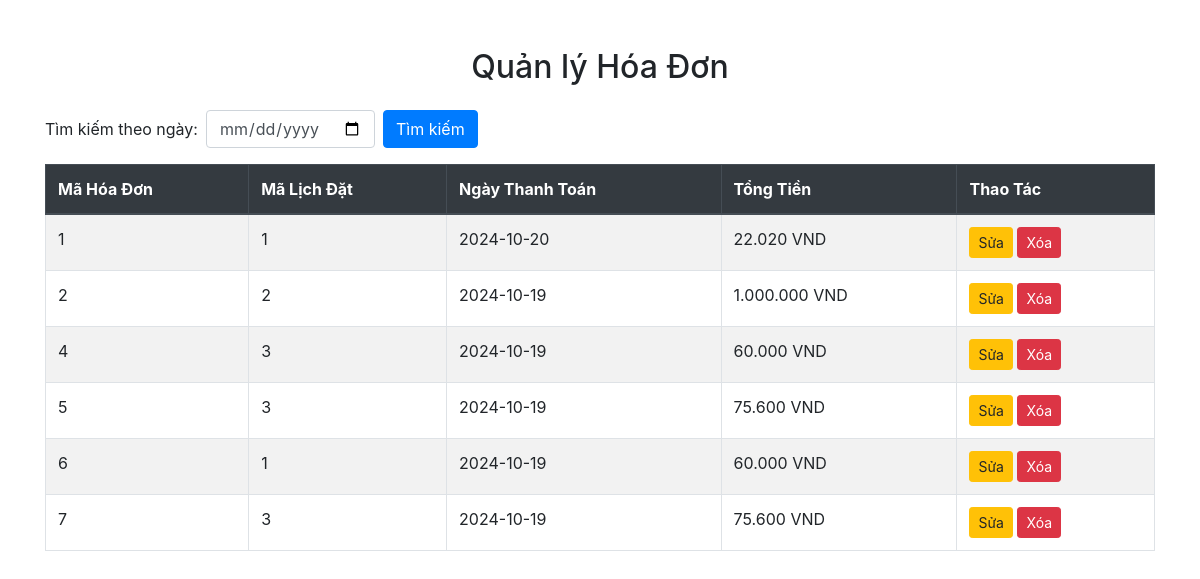
Screenshot of /Controller/HoaDon/manage_hoadon.php with the database file from the repository.
### tables this page shows
CREATE TABLE `hoadon` (
  `maHoaDon` int(11) NOT NULL,
  `maLichDat` int(11) DEFAULT NULL,
  `ngayThanhToan` date NOT NULL,
  `tongTien` decimal(10,2) NOT NULL
);

### Controller/HoaDon/manage_hoadon.php (the view, shortened to what this page needs)
<?php
include '../../Connect/connect.php';
$sql = "SELECT * FROM hoadon";
$result = $conn->query($sql);
?>
<!DOCTYPE html>
<html lang="vi">
<head>
    <link rel="stylesheet" href="https://stackpath.bootstrapcdn.com/bootstrap/4.5.2/css/bootstrap.min.css">
    <link rel="stylesheet" href="../../View/Home_Admin/admin.css">
</head>
<body>
    <div class="container mt-5">
        <h2 class="text-center mb-4">Quản lý Hóa Đơn</h2>
        <form action="find_hoadon.php" method="GET" class="form-inline mb-3">
            <div class="form-group mr-2">
                <label for="ngayThanhToan" class="mr-2">Tìm kiếm theo ngày:</label>
                <input type="date" name="ngayThanhToan" id="ngayThanhToan" class="form-control" required>
            </div>
            <button type="submit" class="btn btn-primary">Tìm kiếm</button>
        </form>
        <table class="table table-striped table-bordered">
            <thead class="thead-dark">
                <tr>
                    <th>Mã Hóa Đơn</th>
                    <th>Mã Lịch Đặt</th>
                    <th>Ngày Thanh Toán</th>
                    <th>Tổng Tiền</th>
                    <th>Thao Tác</th>
                </tr>
            </thead>
            <tbody>
                <?php
                if ($result->num_rows > 0) {
                    while ($row = $result->fetch_assoc()) {
                        echo "<tr>";
                        echo "<td>" . htmlspecialchars($row['maHoaDon']) . "</td>";
                        echo "<td>" . htmlspecialchars($row['maLichDat']) . "</td>";
                        echo "<td>" . htmlspecialchars($row['ngayThanhToan']) . "</td>";
                        echo "<td>" . number_format($row['tongTien'], 0, ',', '.') . " VND</td>";
                        echo "<td>";
                        echo "<button class='btn btn-warning btn-sm' onclick=\"editHoaDon('"
                             . $row['maHoaDon'] . "', '"
                             . $row['maLichDat'] . "', '"
                             . $row['ngayThanhToan'] . "', '"
                             . $row['tongTien'] . "')\">Sửa</button> ";
                        echo "<a href='delete_hoadon.php?id=" . $row['maHoaDon'] . "' class='btn btn-danger btn-sm' onclick='return confirm(\"Bạn có chắc chắn muốn xóa hóa đơn này?\")'>Xóa</a>";
                        echo "</td>";
                        echo "</tr>";
                    }
                } else {
                    echo "<tr><td colspan='5' class='text-center'>Không có hóa đơn nào</td></tr>";
                }
                ?>
            </tbody>
        </table>
    </div>
</body>
</html>

### rows the page displays
hoadon: maHoaDon "1", maLichDat "1", ngayThanhToan "2024-10-20", tongTien "22.020"
hoadon: maHoaDon "2", maLichDat "2", ngayThanhToan "2024-10-19", tongTien "1.000.000"
hoadon: maHoaDon "4", maLichDat "3", ngayThanhToan "2024-10-19", tongTien "60.000"
hoadon: maHoaDon "5", maLichDat "3", ngayThanhToan "2024-10-19", tongTien "75.600"
hoadon: maHoaDon "6", maLichDat "1", ngayThanhToan "2024-10-19", tongTien "60.000"
hoadon: maHoaDon "7", maLichDat "3", ngayThanhToan "2024-10-19", tongTien "75.600"
